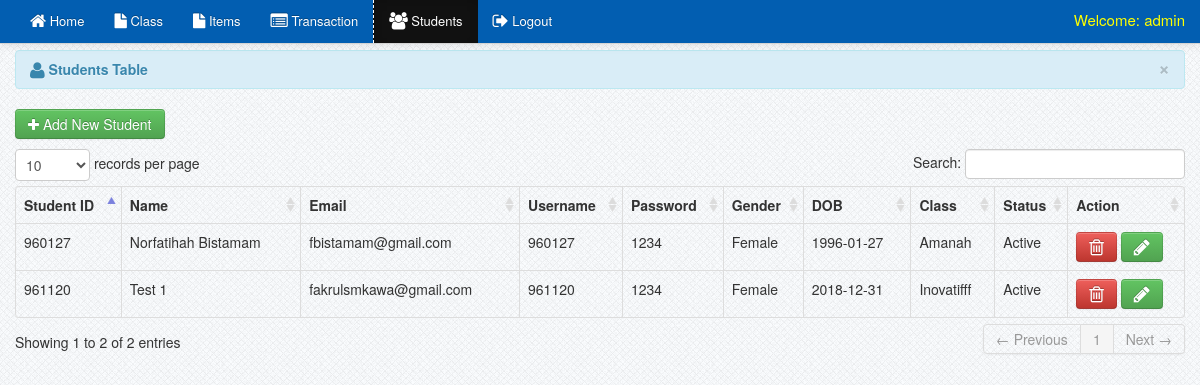
The page /admin_side/students.php (signed in) on the database its author committed.
### tables this page shows
CREATE TABLE `tblstudents` (
  `StudentId` int(11) NOT NULL,
  `StudentName` varchar(100) NOT NULL,
  `RollId` varchar(100) NOT NULL,
  `StudentEmail` varchar(100) NOT NULL,
  `Gender` varchar(10) NOT NULL,
  `DOB` varchar(100) NOT NULL,
  `pass` int(50) NOT NULL,
  `ClassId` int(11) NOT NULL,
  `RegDate` timestamp NOT NULL DEFAULT CURRENT_TIMESTAMP,
  `UpdationDate` timestamp NULL DEFAULT NULL ON UPDATE CURRENT_TIMESTAMP,
  `Status` varchar(20) NOT NULL
);

CREATE TABLE `tblclasses` (
  `id` int(11) NOT NULL,
  `ClassName` varchar(80) DEFAULT NULL,
  `CreationDate` timestamp NOT NULL DEFAULT CURRENT_TIMESTAMP,
  `UpdationDate` timestamp NOT NULL DEFAULT '0000-00-00 00:00:00' ON UPDATE CURRENT_TIMESTAMP
);

### admin_side/session.php (called while the page is built, shortened)
<?php
$session_id=$_SESSION['id'];
?>

### admin_side/students.php (the view, shortened to what this page needs)
<?php include('header.php'); ?>
<?php include('session.php'); ?>
<?php include('navbar_students.php'); ?>
    <div class="container">
		<div class="margin-top">
			<div class="row">
			<div class="span12">
			   <div class="alert alert-info">
                                    <button type="button" class="close" data-dismiss="alert">&times;</button>
                                    <strong><i class="icon-user icon-large"></i>&nbsp;Students Table</strong>
                                </div>
                            <table cellpadding="0" cellspacing="0" border="0" class="table  table-bordered" id="example">
								<p><a href="add_student.php" class="btn btn-success"><i class="icon-plus"></i>&nbsp;Add New Student</a></p>
                                <thead>
                                    <tr>
                                        <th>Student ID</th>
                                        <th>Name</th>
                                        <th>Email</th>
                                        <th>Username</th>
                                        <th>Password</th>
                                        <th>Gender</th>
                                        <th>DOB</th>
                                        <th>Class</th>
                                        <th>Status</th>
                                        <th>Action</th>
                                    </tr>
                                </thead>
                                <tbody>
                                	<?php
                                  		$user_query=mysqli_query($dbcon, "SELECT * from tblstudents ") or die(mysqli_error());
										while($row=mysqli_fetch_array($user_query)){
										$id=$row['RollId'];
										$student_class_id = $row['ClassId'];
										$class_query = mysqli_query($dbcon,"SELECT * from tblclasses where id = '$student_class_id'")or die(mysqli_error());
										$class_row = mysqli_fetch_array($class_query);
									?>
									<tr class="del<?php echo $id ?>">
									<td><?php echo $row['RollId']; ?></td>
                                    <td><?php echo $row['StudentName']; ?></td>
									<td><?php echo $row['StudentEmail']; ?></td>
									<td><?php echo $row['RollId']; ?></td>
									<td><?php echo $row['pass']; ?></td>
									<td><?php echo $row['Gender']; ?></td>
									<td><?php echo $row['DOB']; ?></td>
									<td><?php echo $class_row['ClassName']; ?></td>
									<td><?php echo $row['Status']; ?></td>
                                    <td width="100">
                                        <a rel="tooltip"  title="Delete" id="<?php echo $id; ?>" href="#delete_student<?php echo $id; ?>" data-toggle="modal"    class="btn btn-danger"><i class="icon-trash icon-large"></i></a>
										<a  rel="tooltip"  title="Edit" id="e<?php echo $id; ?>" href="edit_student.php<?php echo '?id='.$id; ?>" class="btn btn-success"><i class="icon-pencil icon-large"></i></a>
                                    </td>
                                    </tr>
									<?php  }  ?>
                                </tbody>
                            </table>
			</div>
			</div>
		</div>
    </div>
<?php include('footer.php') ?>

### admin_side/navbar_students.php (shortened to what this page needs)
<?php include('dbcon.php'); ?>
<?php
$user_query  = mysqli_query($dbcon, "SELECT * from admin where id = '$session_id'")or die(mysqli_error());
$user_row =mysqli_fetch_array($user_query);
?>
    <div class="navbar navbar-fixed-top navbar-inverse">
            <div class="navbar-inner">
                <div class="container">
                    <div class="nav-collapse collapse">
					<ul class="nav">
					<li><a href="dasboard.php"><i class="icon-home icon-large"></i>&nbsp;Home</a></li>
                    <li><a href="class.php"><i class="icon-file icon-large"></i>&nbsp;Class</a></li>
                    <li><a href="subject.php"><i class="icon-file icon-large"></i>&nbsp;Items</a></li>
					<li><a href="transaction.php"><i class="icon-list-alt icon-large"></i>&nbsp;Transaction</a></li>
					<li  class="active"><a href="students.php"><i class="icon-group icon-large"></i>&nbsp;Students</a></li>
					<li><a href="logout.php"><i class="icon-signout icon-large"></i>&nbsp;Logout</a></li>
					</ul>
					 <div class="pull-right">
						<div class="admin">Welcome: <?php echo $user_row['UserName']; ?></div>
                     </div>
                    </div>
                </div>
            </div>
        </div>

### admin_side/css/docs.css (style rules this page uses)
.admin { color: yellow; font-size: 15px; margin-top: 10px; }
.margin-top { margin-top:50px; }
body { background: url(../img/grid_noise.png); position: relative; }
body > .navbar { font-size: 13px; }

### rows shown on the page
tblstudents: RollId "960127", StudentName "Norfatihah Bistamam", StudentEmail "fbistamam@gmail.com", pass "1234", Gender "Female", DOB "1996-01-27", ClassId.ClassName "Amanah", Status "Active"
tblstudents: RollId "961120", StudentName "Test 1", StudentEmail "fakrulsmkawa@gmail.com", pass "1234", Gender "Female", DOB "2018-12-31", ClassId.ClassName "Inovatifff", Status "Active"

### other values the page prints
$user_row['UserName'] "admin"
